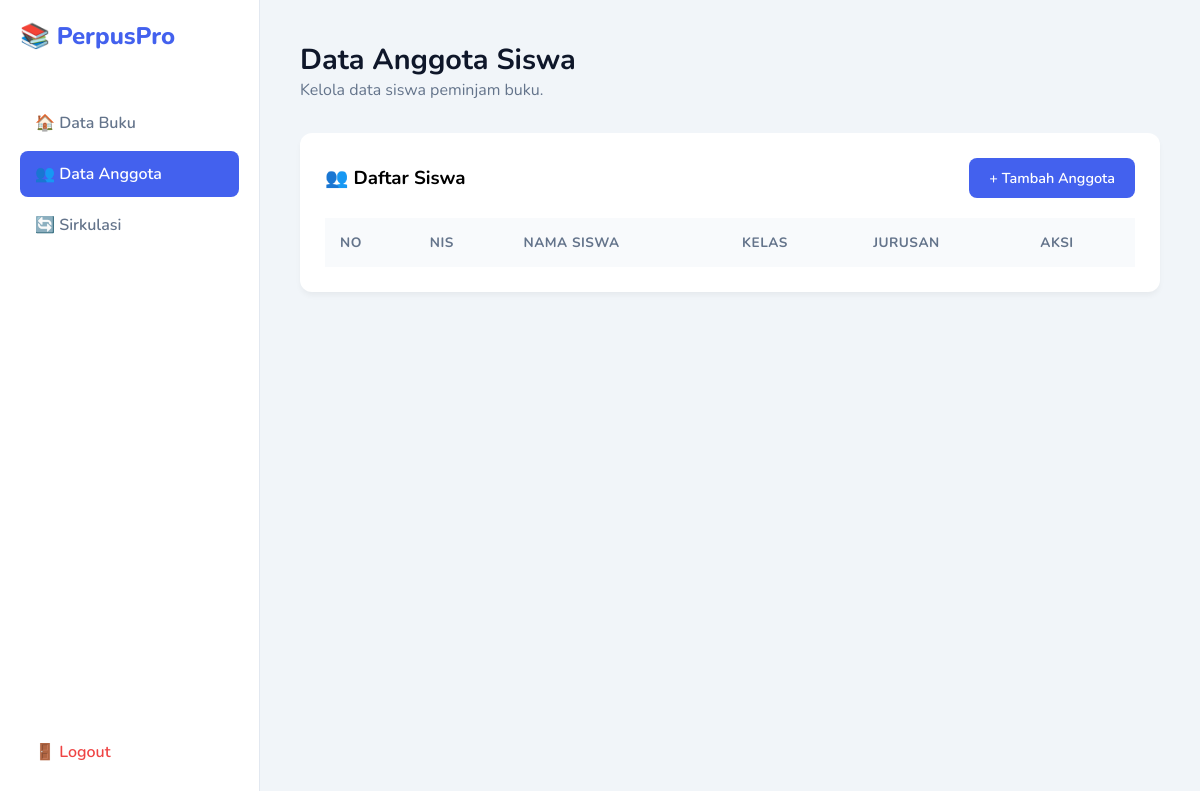
Page /anggota.php (signed in) on the earlier database version.
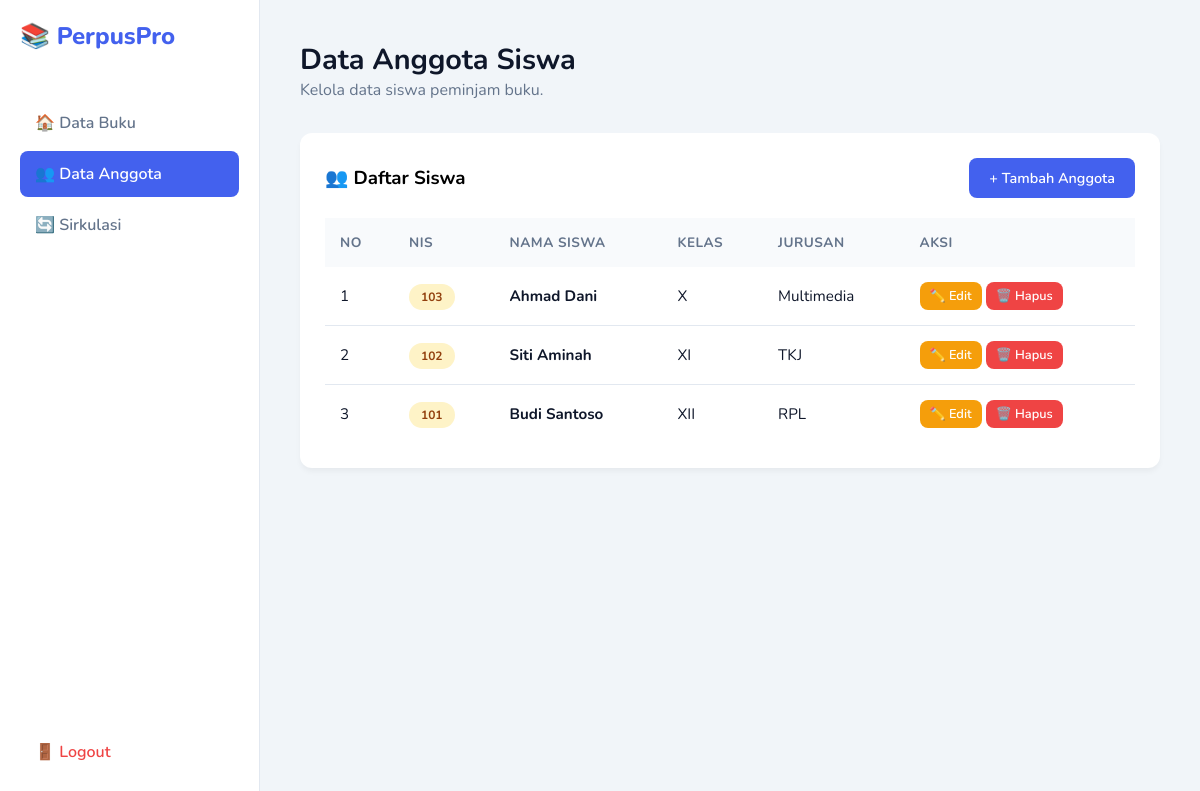
Same page on the later database version.
### tables this page shows
CREATE TABLE `anggota` (
  `id_anggota` int(11) NOT NULL,
  `nis` varchar(20) NOT NULL,
  `nama_siswa` varchar(100) NOT NULL,
  `kelas` varchar(50) NOT NULL,
  `jurusan` varchar(50) NOT NULL
);

### anggota.php (the view, shortened to what this page needs)
<?php
include 'koneksi.php';
?>
<!DOCTYPE html>
<html>
<head><title>Data Anggota</title><link rel="stylesheet" href="style.css"></head>
<body>
    <?php include 'sidebar.php'; ?>
    <div class="main-content">
        <div class="header-title">
            <h2>Data Anggota Siswa</h2>
            <p style="color:var(--text-grey)">Kelola data siswa peminjam buku.</p>
        </div>
        <div class="card">
            <div style="display:flex; justify-content:space-between; align-items:center; margin-bottom:20px;">
                <h3>👥 Daftar Siswa</h3>
                <a href="tambah_anggota.php" class="btn btn-primary">+ Tambah Anggota</a>
            </div>
            <table>
                <thead>
                    <tr>
                        <th>No</th>
                        <th>NIS</th>
                        <th>Nama Siswa</th>
                        <th>Kelas</th>
                        <th>Jurusan</th>
                        <th>Aksi</th>
                    </tr>
                </thead>
                <tbody>
                    <?php
                    $no=1;
                    $q = mysqli_query($koneksi, "SELECT * FROM anggota ORDER BY id_anggota DESC");
                    while($d = mysqli_fetch_array($q)){
                    ?>
                    <tr>
                        <td><?php echo $no++; ?></td>
                        <td><span class="badge bg-soft-yellow"><?php echo htmlspecialchars($d['nis']); ?></span></td>
                        <td style="font-weight:bold"><?php echo htmlspecialchars($d['nama_siswa']); ?></td>
                        <td><?php echo htmlspecialchars($d['kelas']); ?></td>
                        <td><?php echo htmlspecialchars($d['jurusan']); ?></td>
                        <td>
                            <a href="edit_anggota.php?id=<?php echo $d['id_anggota']; ?>" class="btn btn-warning" style="padding:5px 10px; font-size:0.8rem">✏️ Edit</a>
                            <a href="hapus_anggota.php?id=<?php echo $d['id_anggota']; ?>" class="btn btn-danger" style="padding:5px 10px; font-size:0.8rem" onclick="return confirm('Yakin hapus siswa ini? Data peminjaman terkait mungkin akan ikut terhapus/error.')">🗑️ Hapus</a>
                        </td>
                    </tr>
                    <?php } ?>
                </tbody>
            </table>
        </div>
    </div>
</body>
</html>

Differences in the rows shown:
added anggota: nis "103", nama_siswa "Ahmad Dani", kelas "X", jurusan "Multimedia"
added anggota: nis "102", nama_siswa "Siti Aminah", kelas "XI", jurusan "TKJ"
added anggota: nis "101", nama_siswa "Budi Santoso", kelas "XII", jurusan "RPL"
